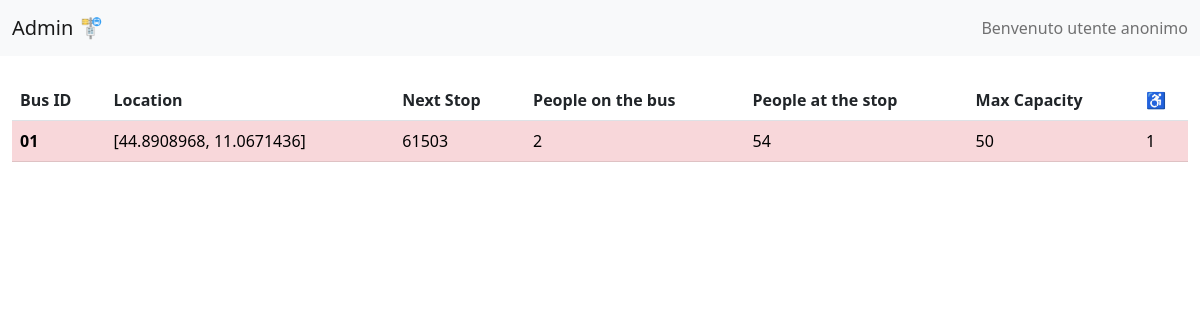
The app's page /bus-admin with its own data.
### models.py (models this page shows, shortened)
class Bus(db.Model):
    __tablename__ = "buses"
    id = db.Column(db.String(10), primary_key=True)
    position = db.Column(db.String(80), unique=False, nullable=False)
    stop_id = db.Column(db.String(50), nullable=True)
    seatsCount = db.Column(db.Integer(), nullable=True)

class Stop(db.Model):
    __tablename__ = "stops"
    id = db.Column(db.String(10), primary_key=True)
    position = db.Column(db.String(80), unique=False, nullable=False)
    name = db.Column(db.String(50), nullable=True)
    people = db.Column(db.Integer(), nullable=True)
    hButton = db.Column(db.Integer(), nullable=True)

### app.py (the view)
@app.route("/bus-admin")
def admin():
    datasetBus=[]
    buses = Bus.query.all()
    for bus in buses:
        stop = Stop.query.filter_by(id = bus.stop_id).first()
        datasetBus.append({
            "id": bus.id,
            "loc": bus.position,
            "seats":int(bus.seatsCount),
            "next": stop.id,
            "hButton": stop.hButton,
            "people": int(stop.people) if stop.people != None else 0,
            "max": 50
        })
    return render_template('back.html', data=datasetBus, name = "Admin")

### app.py (called while the page is built)
@app.before_request
def session_handler():
    session.permanent = True
    app.permanent_session_lifetime = timedelta(minutes=1)

### templates/back.html (shortened to what this page needs)
{% extends 'baseof.html' %} {% block titlepage %}{{name}}{% endblock %}  {% block content %}
<table class="table">
  <thead>
    <tr>
      <th scope="col">Bus ID</th>
      <th scope="col">Location</th>
      <th scope="col">Next Stop</th>
      <th scope="col">People on the bus</th>
      <th scope="col">People at the stop</th>
      <th scope="col">Max Capacity</th>
      <th scope="col">♿️</th>
    </tr>
  </thead>
  <tbody>
    {%for bus in data%}
    <tr {%if bus.seats + bus.people > bus.max %}class="table-danger"{%endif%}</tr>
      <th scope="row">{{bus.id}}</th>
      <td>{{bus.loc}}</td>
      <td>{{bus.next}}</td>
      <td>{{bus.seats}}</td>
      <td>{{bus.people}}</td>
      <td>{{bus.max}}</td>
      <td>{{bus.hButton}}</td>
    </tr>
    {%endfor%}
  </tbody>
</table>
{% endblock %}

### templates/baseof.html (shortened to what this page needs)
<!DOCTYPE html>
<html lang="en">
  <head>
    <link
      href="https://cdn.jsdelivr.net/npm/bootstrap@5.2.3/dist/css/bootstrap.min.css"
      rel="stylesheet"
    />
    <link
      rel="stylesheet"
      href="https://unpkg.com/leaflet@1.9.3/dist/leaflet.css"
    />
    <link
      rel="stylesheet"
      href="{{ url_for('static',filename='/style.css') }}"
    />
  </head>
  <body>
    <section class="content">
      <header>
        <nav class="navbar navbar-expand-lg bg-light">
          <div class="container-fluid">
            <a class="navbar-brand" href="/"
              >{% block titlepage %}{% endblock %} 🚏</a
            >
            <span class="navbar-text">
              {% if current_user.is_authenticated %} Benevenuto {{
              current_user.name }}
              {% else %} Benvenuto utente anonimo
              {% endif %}
            </span>
          </div>
        </nav>
      </header>
      <div class="container-fluid mt-4">{% block content %} {% endblock %}</div>
    </section>
  </body>
</html>

### records on screen
Bus: id "01", loc "[44.8908968, 11.0671436]"
Stop: next "61503"

### other values on screen
{{ name }} "Admin"
{{ bus.seats }} "2"
{{ bus.people }} "54"
{{ bus.max }} "50"
{{ bus.hButton }} "1"
